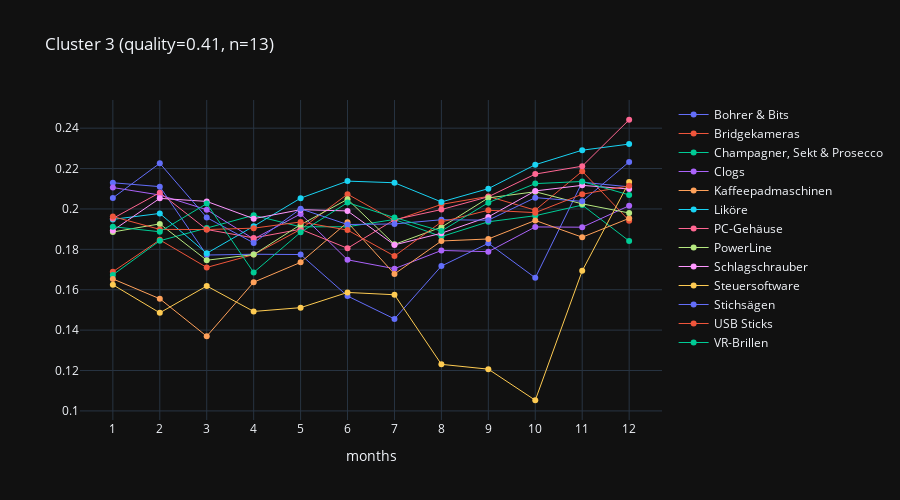

Source (notebook cell):
### Code cell
cluster_number = 3
df_cluster = pd.DataFrame(list(zip(data_cr_wide.columns, model_cr.labels_)), columns=['category', 'cluster'])

# dictionaries and lists for use in plots:
cluster_cat_dict = df_cluster.groupby(['cluster'])['category'].apply(lambda x: [x for x in x]).to_dict()
cluster_len_dict = df_cluster['cluster'].value_counts().to_dict()

# correlation matrix for each cluster:
x_corr = data_cr_wide[cluster_cat_dict[cluster_number]].corr().abs().values
x_corr_mean = round(x_corr[np.triu_indices(x_corr.shape[0],1)].mean(),2)
# plot each cluster
plot_title = f'Cluster {cluster_number} (quality={x_corr_mean}, n={cluster_len_dict[cluster_number]})'
fig = go.Figure()
cols = cluster_cat_dict[cluster_number]
ind = data_cr_wide.index
for i, col in enumerate(cols):
    fig.add_trace(
        go.Scatter(
            x=ind, y=data_cr_wide[col], name=col, line={'width':1}, hoverlabel={'namelength':-1}, showlegend=True # line=dict(width=1) #namelength=-1
        )
    )    
fig.update_xaxes(title_text="months", dtick=[1,len(data_cr_wide.index)+1])
fig.update_layout(xaxis_rangeslider_visible=False)
fig.update_layout(title_text=plot_title, template="plotly_dark", height=500)
fig.show()

### Figure 1 — Plotly figure (JSON) as saved in the notebook; plotly's stock layout.template omitted (floating-point values rounded to 4 significant figures)
{"data": [{"hoverlabel": {"namelength": -1}, "line": {"width": 1}, "name": "Bohrer & Bits", "showlegend": true, "type": "scatter", "x": [1, 2, 3, 4, 5, 6, 7, 8, 9, 10, 11, 12], "y": [0.213, 0.211, 0.1772, 0.1776, 0.1774, 0.1569, 0.1456, 0.1717, 0.183, 0.1659, 0.2132, 0.2109]}, {"hoverlabel": {"namelength": -1}, "line": {"width": 1}, "name": "Bridgekameras", "showlegend": true, "type": "scatter", "x": [1, 2, 3, 4, 5, 6, 7, 8, 9, 10, 11, 12], "y": [0.1689, 0.1847, 0.171, 0.1774, 0.1899, 0.2073, 0.1943, 0.2023, 0.2062, 0.1994, 0.2187, 0.1942]}, {"hoverlabel": {"namelength": -1}, "line": {"width": 1}, "name": "Champagner, Sekt & Prosecco", "showlegend": true, "type": "scatter", "x": [1, 2, 3, 4, 5, 6, 7, 8, 9, 10, 11, 12], "y": [0.1674, 0.1843, 0.1905, 0.1969, 0.1911, 0.1912, 0.1948, 0.1863, 0.1936, 0.1967, 0.2019, 0.1841]}, {"hoverlabel": {"namelength": -1}, "line": {"width": 1}, "name": "Clogs", "showlegend": true, "type": "scatter", "x": [1, 2, 3, 4, 5, 6, 7, 8, 9, 10, 11, 12], "y": [0.2106, 0.2069, 0.1996, 0.1851, 0.1975, 0.1748, 0.1704, 0.1794, 0.1788, 0.1911, 0.191, 0.2016]}, {"hoverlabel": {"namelength": -1}, "line": {"width": 1}, "name": "Kaffeepadmaschinen", "showlegend": true, "type": "scatter", "x": [1, 2, 3, 4, 5, 6, 7, 8, 9, 10, 11, 12], "y": [0.1654, 0.1555, 0.137, 0.1637, 0.1736, 0.1934, 0.1678, 0.1841, 0.1851, 0.1943, 0.186, 0.1954]}, {"hoverlabel": {"namelength": -1}, "line": {"width": 1}, "name": "Liköre", "showlegend": true, "type": "scatter", "x": [1, 2, 3, 4, 5, 6, 7, 8, 9, 10, 11, 12], "y": [0.1948, 0.1978, 0.178, 0.1914, 0.2053, 0.2138, 0.213, 0.2035, 0.21, 0.2219, 0.2291, 0.2321]}, {"hoverlabel": {"namelength": -1}, "line": {"width": 1}, "name": "PC-Gehäuse", "showlegend": true, "type": "scatter", "x": [1, 2, 3, 4, 5, 6, 7, 8, 9, 10, 11, 12], "y": [0.1953, 0.2081, 0.1898, 0.1856, 0.1899, 0.1805, 0.1947, 0.1997, 0.206, 0.2173, 0.2212, 0.2442]}, {"hoverlabel": {"namelength": -1}, "line": {"width": 1}, "name": "PowerLine", "showlegend": true, "type": "scatter", "x": [1, 2, 3, 4, 5, 6, 7, 8, 9, 10, 11, 12], "y": [0.1886, 0.1926, 0.1746, 0.1774, 0.1922, 0.2048, 0.1825, 0.1909, 0.2055, 0.2085, 0.2025, 0.198]}, {"hoverlabel": {"namelength": -1}, "line": {"width": 1}, "name": "Schlagschrauber", "showlegend": true, "type": "scatter", "x": [1, 2, 3, 4, 5, 6, 7, 8, 9, 10, 11, 12], "y": [0.1893, 0.2052, 0.2037, 0.1952, 0.1996, 0.199, 0.1822, 0.188, 0.1961, 0.2089, 0.2117, 0.2099]}, {"hoverlabel": {"namelength": -1}, "line": {"width": 1}, "name": "Steuersoftware", "showlegend": true, "type": "scatter", "x": [1, 2, 3, 4, 5, 6, 7, 8, 9, 10, 11, 12], "y": [0.1625, 0.1486, 0.1619, 0.1492, 0.1511, 0.1587, 0.1575, 0.1231, 0.1207, 0.1053, 0.1694, 0.2134]}, {"hoverlabel": {"namelength": -1}, "line": {"width": 1}, "name": "Stichsägen", "showlegend": true, "type": "scatter", "x": [1, 2, 3, 4, 5, 6, 7, 8, 9, 10, 11, 12], "y": [0.2055, 0.2226, 0.1957, 0.1832, 0.2001, 0.1923, 0.1926, 0.1947, 0.1944, 0.2056, 0.2037, 0.2233]}, {"hoverlabel": {"namelength": -1}, "line": {"width": 1}, "name": "USB Sticks", "showlegend": true, "type": "scatter", "x": [1, 2, 3, 4, 5, 6, 7, 8, 9, 10, 11, 12], "y": [0.1962, 0.1899, 0.1898, 0.1905, 0.1936, 0.1896, 0.1767, 0.1936, 0.1994, 0.1982, 0.2073, 0.2114]}, {"hoverlabel": {"namelength": -1}, "line": {"width": 1}, "name": "VR-Brillen", "showlegend": true, "type": "scatter", "x": [1, 2, 3, 4, 5, 6, 7, 8, 9, 10, 11, 12], "y": [0.1912, 0.1887, 0.2026, 0.1686, 0.1884, 0.2031, 0.1957, 0.1891, 0.2031, 0.2125, 0.2136, 0.2069]}], "layout": {"height": 500, "title": {"text": "Cluster 3 (quality=0.41, n=13)"}, "xaxis": {"dtick": [1, 13], "rangeslider": {"visible": false}, "title": {"text": "months"}}}}
